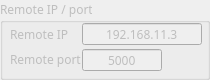
     <widget class="QGroupBox" name="ch1_remote">
      <property name="enabled">
       <bool>false</bool>
      </property>
      <property name="geometry">
       <rect>
        <x>6</x>
        <y>242</y>
        <width>210</width>
        <height>80</height>
       </rect>
      </property>
      <property name="minimumSize">
       <size>
        <width>210</width>
        <height>0</height>
       </size>
      </property>
      <property name="maximumSize">
       <size>
        <width>300</width>
        <height>105</height>
       </size>
      </property>
      <property name="font">
       <font>
        <family>맑은 고딕</family>
       </font>
      </property>
      <property name="title">
       <string>Remote IP / port</string>
      </property>
      <widget class="QLineEdit" name="ch1_remoteip">
       <property name="geometry">
        <rect>
         <x>82</x>
         <y>23</y>
         <width>120</width>
         <height>22</height>
        </rect>
       </property>
       <property name="minimumSize">
        <size>
         <width>120</width>
         <height>22</height>
        </size>
       </property>
       <property name="maximumSize">
        <size>
         <width>120</width>
         <height>22</height>
        </size>
       </property>
       <property name="font">
        <font>
         <family>맑은 고딕</family>
        </font>
       </property>
       <property name="text">
        <string>192.168.11.3</string>
       </property>
       <property name="alignment">
        <set>Qt::AlignCenter</set>
       </property>
      </widget>
      <widget class="QLabel" name="label_140">
       <property name="geometry">
        <rect>
         <x>10</x>
         <y>23</y>
         <width>65</width>
         <height>22</height>
        </rect>
       </property>
       <property name="minimumSize">
        <size>
         <width>65</width>
         <height>22</height>
        </size>
       </property>
       <property name="maximumSize">
        <size>
         <width>65</width>
         <height>22</height>
        </size>
       </property>
       <property name="font">
        <font>
         <family>맑은 고딕</family>
        </font>
       </property>
       <property name="text">
        <string>Remote IP</string>
       </property>
      </widget>
      <widget class="QLabel" name="label_141">
       <property name="geometry">
        <rect>
         <x>10</x>
         <y>48</y>
         <width>80</width>
         <height>22</height>
        </rect>
       </property>
       <property name="minimumSize">
        <size>
         <width>80</width>
         <height>22</height>
        </size>
       </property>
       <property name="maximumSize">
        <size>
         <width>80</width>
         <height>22</height>
        </size>
       </property>
       <property name="font">
        <font>
         <family>맑은 고딕</family>
        </font>
       </property>
       <property name="text">
        <string>Remote port</string>
       </property>
      </widget>
      <widget class="QLineEdit" name="ch1_remoteport">
       <property name="geometry">
        <rect>
         <x>82</x>
         <y>49</y>
         <width>80</width>
         <height>22</height>
        </rect>
       </property>
       <property name="minimumSize">
        <size>
         <width>0</width>
         <height>22</height>
        </size>
       </property>
       <property name="maximumSize">
        <size>
         <width>80</width>
         <height>16777215</height>
        </size>
       </property>
       <property name="font">
        <font>
         <family>맑은 고딕</family>
        </font>
       </property>
       <property name="text">
        <string>5000</string>
       </property>
       <property name="alignment">
        <set>Qt::AlignCenter</set>
       </property>
      </widget>
     </widget>
